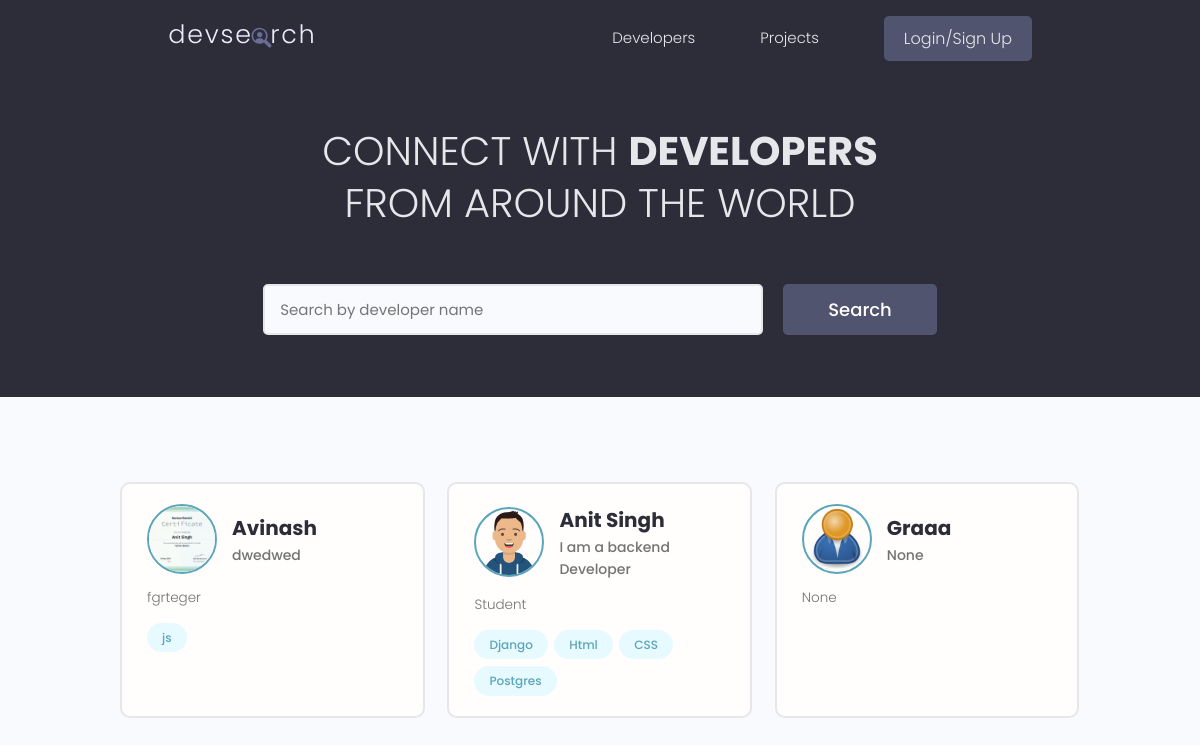
The page / on the database its author committed.
### users/models.py (models this page shows, shortened)
class Profile(models.Model):
    user = models.OneToOneField(
        User, on_delete=models.CASCADE, null=True, blank=True)
    name = models.CharField(max_length=200, null=True, blank=True)
    email = models.EmailField(max_length=200, null=True, blank=True)
    username = models.CharField(max_length=200, null=True, blank=True)
    location = models.CharField(max_length=200, null=True, blank=True)
    short_intro = models.CharField(max_length=200, null=True, blank=True)
    bio = models.TextField(max_length=200, null=True, blank=True)
    profile_image = models.ImageField(
        null=True, blank=True, upload_to='profiles/', default='profiles/user-default.png')
    social_github = models.CharField(max_length=200, null=True, blank=True)
    social_twitter = models.CharField(max_length=200, null=True, blank=True)
    social_linkedin = models.CharField(max_length=200, null=True, blank=True)
    social_youtube = models.CharField(max_length=200, null=True, blank=True)
    social_website = models.CharField(max_length=200, null=True, blank=True)
    created = models.DateTimeField(auto_now_add=True)
    id = models.UUIDField(default=uuid.uuid4,
                          primary_key=True, unique=True, editable=False)

class Skill(models.Model):
    owner = models.ForeignKey(
        Profile, on_delete=models.CASCADE, null=True, blank=True)
    name = models.CharField(max_length=200, null=True, blank=True)
    description = models.TextField(max_length=200, null=True, blank=True)
    created = models.DateTimeField(auto_now_add=True)
    id = models.UUIDField(default=uuid.uuid4,
                          primary_key=True, unique=True, editable=False)
    def __str__(self):
        return str(self.name)

### users/views.py (the view)
# urls.py: path('',views.profiles,name="profiles"),
def profiles(request):
    profiles, search_query = searchProfiles(request)
    custom_range, profiles = paginateProfiles(request, profiles, 3)
    context = {'profiles': profiles, 'search_query': search_query,
               'custom_range': custom_range}
    return render(request, 'users/profiles.html', context)

### users/utils.py (called while the page is built)
def paginateProfiles(request,profiles,results):
    page=request.GET.get('page')
    paginator=Paginator(profiles,results)
    try:
        profiles=paginator.page(page)
    except PageNotAnInteger:
        page=1
        profiles=paginator.page(page)
    except EmptyPage:
        page=paginator.num_pages
        profiles=paginator.page(page)
    leftIndex=(int(page)-4)
    if leftIndex<1:
        leftIndex=1
    rightIndex=(int(page) +5)
    if rightIndex>paginator.num_pages:
        rightIndex=paginator.num_pages+1
    custom_range=range(leftIndex,rightIndex)
    return custom_range,profiles

def searchProfiles(request):
    search_query=''
    if request.GET.get('search_query'):
        search_query=request.GET.get('search_query')
        print('SEARCH',search_query)
    skills=Skill.objects.filter(name__icontains=search_query)
    profiles=Profile.objects.distinct().filter(Q(name__icontains=search_query)|
     Q(short_intro__icontains=search_query)|
     Q(skill__in=skills))
    return profiles,search_query

### users/templates/users/profiles.html (shortened to what this page needs)
{% extends 'main.html' %}
{% block content %}
<main class="home">
    <section class="hero-section text-center">
      <div class="container container--narrow">
        <div class="hero-section__box">
          <h2>CONNECT WITH <span>DEVELOPERS</span></h2>
          <h2>FROM AROUND THE WORLD</h2>
        </div>
        <div class="hero-section__search">
          <form id="searchForm" class="form" action="{%url 'profiles' %}" method="get">
            <div class="form__field">
              <input class="input input--text" id="formInput#search" type="text" name="search_query"
              value="{{search_query}}"
                placeholder="Search by developer name" />
            </div>
            <input class="btn btn--sub btn--lg" type="submit" value="Search" />
          </form>
        </div>
      </div>
    </section>
    <section class="devlist">
      <div class="container">
        <div class="grid grid--three">
            {% for profile in profiles %}
          <div class="column card">
            <div class="dev">
              <a href="{% url 'user-profile' profile.id %}" class="card__body">
                <div class="dev__profile">
                  <img class="avatar avatar--md" src="{{ profile.profile_image.url}}" alt="image" />
                  <div class="dev__meta">
                    <h3>{{profile.name}}</h3>
                    <h5>{{profile.short_intro}}</h5>
                  </div>
                </div>
                <p class="dev__info">
                 {{profile.bio | slice:"150" }}
                </p>
                <div class="dev__skills">
                    {% for skill in profile.skill_set.all %}
                  <span class="tag tag--pill tag--main">
                    <small>{{skill}}</small>
                  </span>
                  {%endfor%}
                </div>
              </a>
            </div>
          </div>
         {% endfor %}
        </div>
      </div>
    </section>
  </main>
{%endblock%}

### static/styles/app.css (style rules this page uses)
:root { --color-sub: #2d2d39; }
.btn--sub { background-color: var(--color-sub-light); }
.card { border: 2px solid var(--color-light); }
img { width: 100%; }
.hero-section { height: 40vh; display: flex; align-items: center; background-color: var(--color-sub); }
.hero-section__box { margin-bottom: 4rem; }
.hero-section__box > h2, .hero-section__box > h2 > span { font-size: 4rem; color: var(--color-light); line-height: 1.3; text-transform: uppercase; }
.hero-section__box > h2 { font-weight: 300; }
.hero-section__box > h2 > span { font-weight: 700; }
.hero-section__search > .form { display: flex; align-items: center; justify-content: center; gap: 2rem; }
.hero-section__search > .form input.input--text { width: 50rem; }
.devlist { margin-top: 8rem; }
.devlist .grid { align-items: stretch; }
.devlist .dev .dev__profile { display: flex; align-items: center; gap: 1.5rem; }
.devlist .dev .dev__meta h3 { color: var(--color-sub); font-size: 2rem; font-weight: 700; }
.devlist .dev .dev__meta h5 { color: var(--color-text); font-size: 1.4rem; font-weight: 500; }
.devlist .dev .dev__info { margin: 1.5rem 0; font-size: 1.35rem; line-height: 1.4; text-align: justify; }

### static/uikit/styles/modules/_variables.css (style rules this page uses)
:root { --color-main: #5aa5b9; --color-main-light: #e6faff; --color-sub: #3f4156; --color-sub-light: #51546e; --color-sub-lighter: #ededfd; --color-text: #737373; --color-gray: #8b8b8b; --color-light: #e5e7eb; --color-light-gray: #767676; --color-bg: #f8fafd; --color-white: #fffefd; --color-white-light: #f3f3f3; --color-success: #359e64; --color-success-bg: #def8e8; --color-error: #fc4b0b; --color-error-bg: #fff2ee; --font-base: 'Poppins', arial, helvetica, 'Segoe UI', roboto, ubuntu, sans-serif; --font-monospace: 'Fira Code', 'Courier New', courier, monospace; --font-regular: 300; --font-medium: 500; --font-bold: 700; --generic-shadow: 1px 1px 5px #00000010; --generic-transition: all 0.3s ease-in-out; }

### static/uikit/styles/modules/_base.css (style rules this page uses)
* { margin: 0; padding: 0; box-sizing: border-box; text-rendering: optimizeLegibility; color: inherit; font-size: inherit; }
html { font-size: 50%; }
@media only screen and (min-width: 480px) { html { font-size: 56.25%; } }
@media only screen and (min-width: 1200px) { html { font-size: 62.5%; } }
body { line-height: 1.6; font-weight: 400; font-size: 1.5rem; color: var(--color-text); background-color: var(--color-bg); min-height: 100vh; }

### static/uikit/styles/modules/_typography.css (style rules this page uses)
* { font-family: var(--font-base); }
h2 { font-size: 3.6rem; font-weight: var(--font-bold); }
h3 { font-size: 3.2rem; font-weight: var(--font-medium); }
h5 { font-size: 2.4rem; font-weight: var(--font-medium); }
h5, h6 { font-weight: var(--font-regular); }
p, span, strong { font-size: 1.6rem; color: var(--color-text); font-weight: var(--font-regular); }
a { padding-bottom: 2px; text-decoration: none; display: inline-block; color: var(--color-main); font-weight: var(--font-medium); }

### static/uikit/styles/modules/_utilities.css (style rules this page uses)
.container { width: 92%; max-width: 165rem; margin: 0 auto; box-sizing: border-box; }
.container--narrow { width: 92%; max-width: 120rem; }
@media screen and (min-width: 1000px) { .container { width: 90%; } }
@media screen and (min-width: 1000px) { .container--narrow { width: 85%; } }
@media screen and (min-width: 1200px) { .container { width: 80%; } }
@media screen and (min-width: 1200px) { .container--narrow { width: 72%; } }
.text-center { text-align: center; }

### static/uikit/styles/modules/_avatar.css (style rules this page uses)
.avatar { border-radius: 50%; border: 2px solid var(--color-main); object-fit: cover; }
.avatar--md { height: 7rem; width: 7rem; }

### static/uikit/styles/modules/_button.css (style rules this page uses)
.btn { display: inline-block; position: relative; cursor: pointer; background-color: var(--color-light); font-weight: var(--font-medium); color: var(--color-sub); text-decoration: none; padding: 1rem 2rem; border-radius: 0.5rem; border: none; width: -webkit-fit-content; width: -moz-fit-content; width: fit-content; height: -webkit-fit-content; height: -moz-fit-content; height: fit-content; font-size: 1.6rem; outline-width: 0; outline-color: transparent; -webkit-backface-visibility: hidden; backface-visibility: hidden; transition: all 0.3s ease-in-out; }
.btn--sub { background-color: var(--color-sub); color: var(--color-white); }
.btn--lg { font-size: 1.8rem; padding: 1.2rem 4.5rem; }

### static/uikit/styles/modules/_card.css (style rules this page uses)
.card { border-radius: 1rem; background-color: var(--color-white); border: 1.5px solid var(--color-light); width: auto; height: auto; margin-top: 0.5rem; margin-bottom: 0.5rem; overflow: hidden; }
.card__body, .card__header { padding: 2rem 2.5rem; }

### rows shown on the page
Profile: profile_image (picture), name "Avinash", short_intro "dwedwed", bio "fgrteger"
Skill: name "js"
Profile: profile_image (picture), name "Anit Singh", short_intro "I am a backend Developer", bio "Student"
Skill: name "Django"
Skill: name "Html"
Skill: name "CSS"
Skill: name "Postgres"
Profile: profile_image (placeholder picture), name "Graaa", short_intro "None", bio "None"
